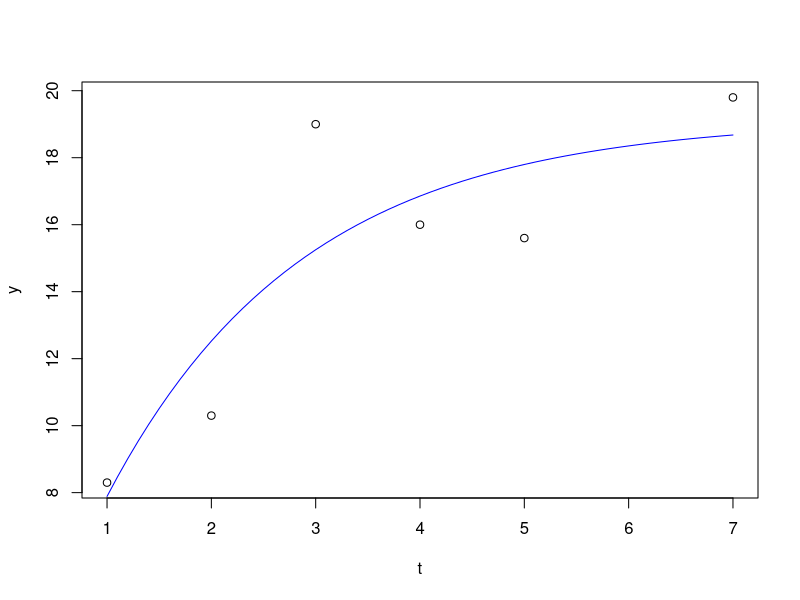

Write the R code that produced this figure.

t <- c(1,2,3,4,5,7)
y <- c(8.3,10.3,19.0,16, 15.6,19.8)

eta <- function(theta, t)
  {
  theta[1]*(1.0-exp(-theta[2]*t))
  }

theta0 <- c(theta1 =16.8, theta2 = 0.38)

# a non-linear model
o  <- nls(y ~ eta(c(theta1, theta2), t), start=theta0, trace=TRUE)

# dummy data so plots look smooth
P  <- data.frame(t=seq(1, 7, 0.1))
q  <- predict(o,interval="none",newdata=P)

# show the picture
plot(t, y, xlim=c(1, 7))
lines(P$t,q,col="blue")

